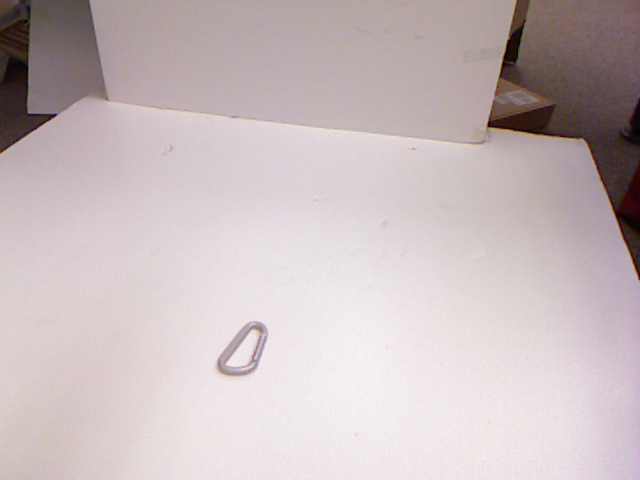
#> input picture 10/pcd1000r.png, 640 x 480 px
$ python line.py
#> lines starting #> are read from the running program, lines starting #| are printed output that depends on the picture; after the words box and inside, x2 and y2 are one past the last pixel; in counts of white or black regions, pixels touching at a corner belong together
import copy
import cv2
from skimage.draw import polygon
import numpy as np

x1 = 350
y1 = 131
x2 = 98
y2 = 50
w = 50

tan = (y1 - y2) / (x2 - x1)
angle = np.arctan(tan)

points = []
points.append([y1 - w / 2 * np.cos(angle), x1 - w / 2 * np.sin(angle)])
points.append([y2 - w / 2 * np.cos(angle), x2 - w / 2 * np.sin(angle)])
points.append([y2 + w / 2 * np.cos(angle), x2 + w / 2 * np.sin(angle)])
points.append([y1 + w / 2 * np.cos(angle), x1 + w / 2 * np.sin(angle)])
points = np.array(points)
rr, cc = polygon(points[:, 0], points[:, 1], (480, 640))	# 得到举行中所有点的行和列
# print(rr, cc)

# 可视化对比
im = cv2.imread('10/pcd1000r.png')
#> im is the input picture: shape (480, 640, 3); mean B, G, R 189.4, 187.8, 200
im2 = copy.deepcopy(im)
cv2.line(im, (x1, y1), (x2, y2), (255, 0, 0), w)
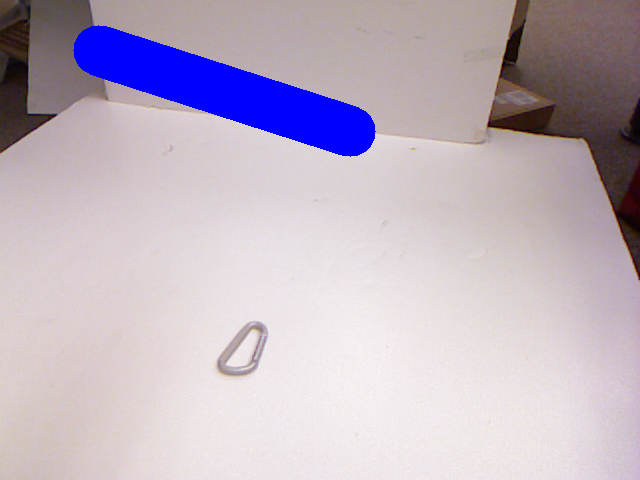
#> im: shape (480, 640, 3); 5.05% of pixels changed, all inside (x1, y1, x2, y2) = (73, 25, 376, 157)
for i in range(rr.shape[0]):
    cv2.circle(im2, (cc[i], rr[i]), 1, (0, 255, 0), -1)
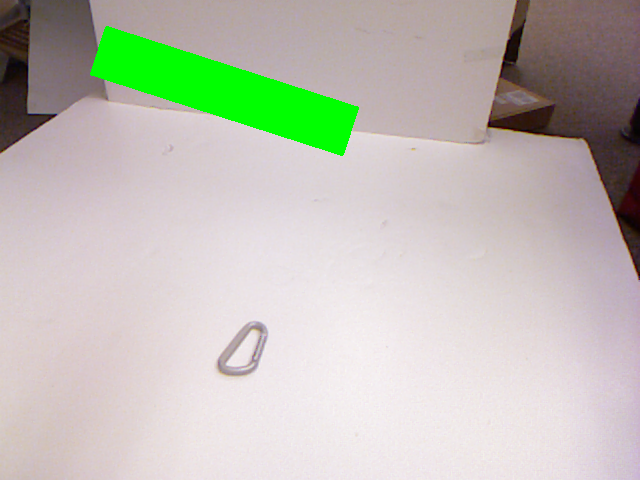
#> im2: shape (480, 640, 3); 4.5% of pixels changed, all inside (x1, y1, x2, y2) = (90, 26, 359, 156)

cv2.imshow('im', im)
cv2.imshow('im2', im2)

cv2.waitKey()
